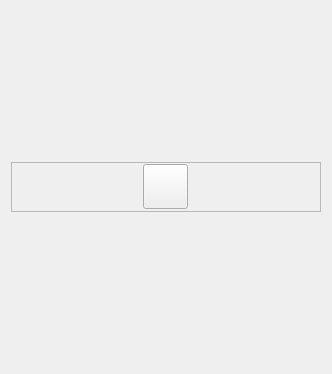
<ui version="4.0" >
 <class>frmGame</class>
 <widget class="QDialog" name="frmGame" >
  <property name="geometry" >
   <rect>
    <x>0</x>
    <y>0</y>
    <width>332</width>
    <height>374</height>
   </rect>
  </property>
  <property name="windowTitle" >
   <string>Buscaminas - by &lt;&lt;JJFP>></string>
  </property>
  <layout class="QVBoxLayout" name="verticalLayout" >
   <item>
    <widget class="QFrame" name="frame" >
     <property name="sizePolicy" >
      <sizepolicy vsizetype="Minimum" hsizetype="Minimum" >
       <horstretch>0</horstretch>
       <verstretch>0</verstretch>
      </sizepolicy>
     </property>
     <property name="minimumSize" >
      <size>
       <width>0</width>
       <height>50</height>
      </size>
     </property>
     <property name="maximumSize" >
      <size>
       <width>16777215</width>
       <height>50</height>
      </size>
     </property>
     <property name="frameShape" >
      <enum>QFrame::StyledPanel</enum>
     </property>
     <property name="frameShadow" >
      <enum>QFrame::Raised</enum>
     </property>
     <layout class="QHBoxLayout" name="horizontalLayout" >
      <property name="margin" >
       <number>0</number>
      </property>
      <item>
       <widget class="QPushButton" name="btnNew" >
        <property name="minimumSize" >
         <size>
          <width>45</width>
          <height>45</height>
         </size>
        </property>
        <property name="maximumSize" >
         <size>
          <width>45</width>
          <height>45</height>
         </size>
        </property>
        <property name="focusPolicy" >
         <enum>Qt::NoFocus</enum>
        </property>
        <property name="text" >
         <string/>
        </property>
        <property name="icon" >
         <iconset resource="application.qrc" >
          <normaloff>:/face-smile.png</normaloff>:/face-smile.png</iconset>
        </property>
        <property name="iconSize" >
         <size>
          <width>35</width>
          <height>35</height>
         </size>
        </property>
       </widget>
      </item>
     </layout>
    </widget>
   </item>
   <item>
    <layout class="QGridLayout" name="gameLayout" >
     <property name="spacing" >
      <number>0</number>
     </property>
    </layout>
   </item>
  </layout>
 </widget>
 <resources>
  <include location="application.qrc" />
 </resources>
 <connections/>
</ui>
